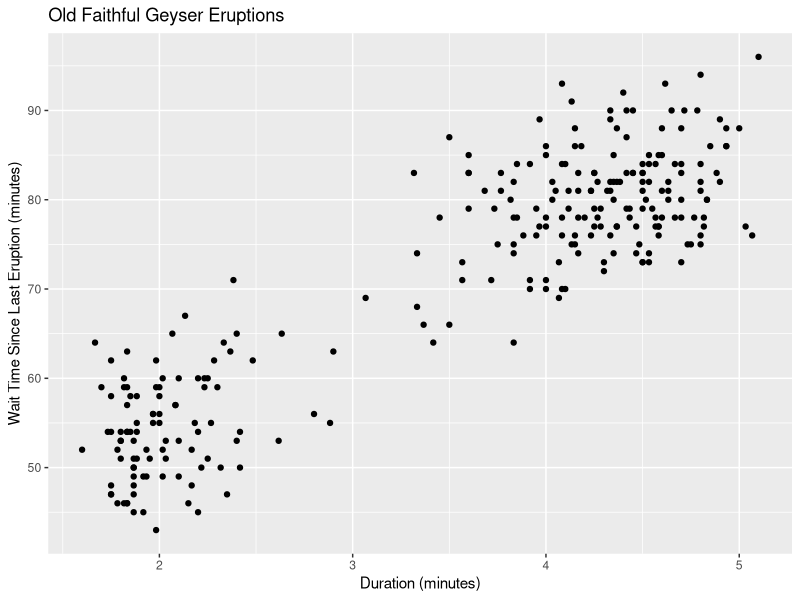

Write the R code that produced this figure. (Note: this script raises an error after producing the figure.)
library(ggplot2)
library(data.table)
library(MASS)

jobFolder = "~/Dropbox/NYU.ML.Class/Lectures/Figures/clustering"

assignClass <- function(x, centers) {
  x = as.matrix(x)
  ## x is a matrix with data in rows
  ## centers is a matrix with centers in rows
  xx = rbind(centers, x)
  dd = as.matrix(dist(xx))
  dataRows = nrow(centers)+1 : nrow(xx)
  dists = dd[(nrow(centers)+1):nrow(xx),c(1,2)]
  list(closest = as.integer(apply(dists, 1, which.min)),
       dist = as.numeric(apply(dists, 1, min)))
}

## eruptions is duration in minutes
## waiting
d = as.data.table(faithful)
##setnames(faithful, c("eruptions","waiting"),c("duration","wait"))

p = ggplot(d, aes(y=waiting, x=eruptions))
p = p + geom_point() + labs(title="Old Faithful Geyser Eruptions") +ylab("Wait Time Since Last Eruption (minutes)") + xlab("Duration (minutes)")
fname = path.expand(paste0(jobFolder,"/oldfaithful.png"))
ggsave(filename=fname,plot=p, units="in", width=6, height = 4)


dd = copy(d)
centers = matrix(c(-2.75, 80, -3.75, 50), byrow=TRUE, nrow=2)
dd[, c("class", "dist") := assignClass(as.matrix(d), centers)]
centers = as.data.table(centers)
setnames(centers, c("V1","V2"), c("waiting","eruptions"))
centers[,class:=c(1,2)]

p = ggplot(dd, aes(y=waiting, x=eruptions, col=class))
p = p + geom_point() + labs(title="Old Faithful Geyser Eruptions") +ylab("Wait Time Since Last Eruption (minutes)") + xlab("Duration (minutes)")
p + geom_point(centers,  aes(x=waiting, y=eruptions, col=class))
fname = path.expand(paste0(jobFolder,"/oldfaithful.png"))
ggsave(filename=fname,plot=p, units="in", width=6, height = 4)

class(dd)
kk = kmeans(d, centers=2, trace=FALSE)
kk$iter

## Do this without rescaling
xx = as.matrix(d)
x = xx
colnames(x) <- c("x", "y")
cl <- kmeans(x, centers=2, algorithm="MacQueen", iter.max=1000)
dd = as.data.table(x)
dd[, cluster := cl$cluster]
p = ggplot(dd, aes(x=x,y=y,col=cluster))
p = p + geom_point() + labs(title="Old Faithful Geyser Eruptions") +ylab("Wait Time Since Last Eruption (minutes)") + xlab("Duration (minutes)") + theme(legend.position="none")
cc = as.data.table(cl$centers)
p = p + geom_point(data=cc, aes(x=x,y=y), colour = "red", size = 3)
fname = path.expand(paste0(jobFolder,"/oldfaithful-clusterNoRescale.png"))
ggsave(filename=fname,plot=p, units="in", width=6, height = 4)

xx = as.matrix(d)
x = scale(xx)
colnames(x) <- c("x", "y")
cl <- kmeans(x, centers=2, algorithm="MacQueen", iter.max=1000)
dd = as.data.table(x)
dd[, cluster := cl$cluster]
p = ggplot(dd, aes(x=x,y=y,col=3-cluster))
p = p + geom_point() + labs(title="Old Faithful Geyser Eruptions") +ylab("Wait Time [standardized]") + xlab("Duration [standardized]") + theme(legend.position="none") + xlim(-2,2) + ylim(-2,2)
cc = as.data.table(cl$centers)
p = p + geom_point(data=cc, aes(x=x,y=y), colour = "red", size = 3)
fname = path.expand(paste0(jobFolder,"/oldfaithful-clusterStandardize.png"))
ggsave(filename=fname,plot=p, units="in", width=6, height = 4)

p
## Sum of squares
ss <- function(x) sum(scale(x, scale = FALSE)^2)

     ## cluster centers "fitted" to each obs.:
fitted.x <- fitted(cl);  head(fitted.x)
resid.x <- x - fitted(cl)

## Equalities : ----------------------------------
cbind(cl[c("betweenss", "tot.withinss", "totss")], # the same two columns
      c(ss(fitted.x), ss(resid.x),    ss(x)))
stopifnot(all.equal(cl$ totss,        ss(x)),
          all.equal(cl$ tot.withinss, ss(resid.x)),
          ## these three are the same:
          all.equal(cl$ betweenss,    ss(fitted.x)),
          all.equal(cl$ betweenss, cl$totss - cl$tot.withinss),
          ## and hence also
          all.equal(ss(x), ss(fitted.x) + ss(resid.x))
          )

kmeans(x,1)$withinss # trivial one-cluster, (its W.SS == ss(x))

## random starts do help here with too many clusters
## (and are often recommended anyway!):
(cl <- kmeans(x, 5, nstart = 25))
plot(x, col = cl$cluster)
points(cl$centers, col = 1:5, pch = 8)


